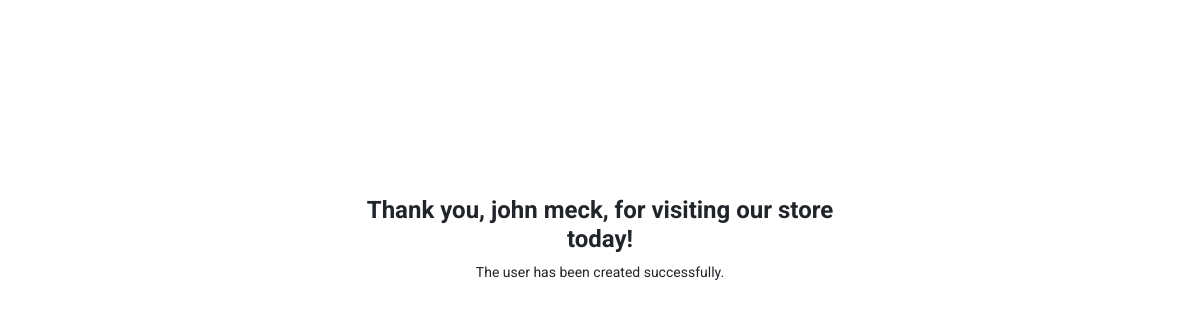
The page /user_created/ on the database as committed earlier.
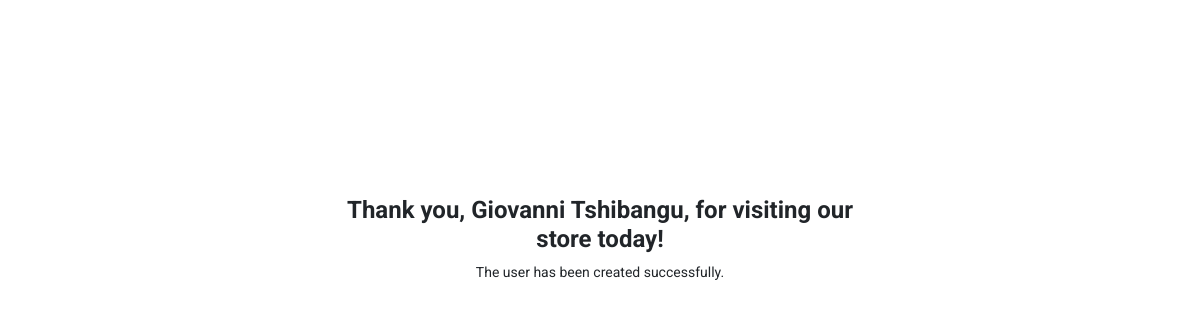
The same page on the database as committed later.
### smart_formApp/models.py (models this page shows, shortened)
class User(models.Model):
    first_name = models.CharField(max_length=100)
    last_name = models.CharField(max_length=100)
    email = models.EmailField()
    welcome_email = models.BooleanField(default=False)
    subscribe_to_newsletter = models.BooleanField(default=False,blank=True)
    created_at = models.DateTimeField(auto_now_add=True)

### smart_formApp/views.py (the view)
# urls.py: path('user_created/', views.user_created, name='user_created'),
def user_created(request):
    latest_user = User.objects.latest('created_at')
    context = {
        'first_name': latest_user.first_name,
        'last_name': latest_user.last_name,
    }
    return render(request, 'smartform/user_created.html', context=context)

### templates/smartform/user_created.html
{% extends 'base.html' %}
{% block body %}
  <div class="container top-m">
    <div class="row p-3">
      <div class="col-md-3">
      </div>
      <div class="col-md-6 text-center">
        <h4 class="fw-bold">Thank you, {{ first_name }} {{ last_name }}, for visiting our store today!</h4>
        <p>The user has been created successfully.</p>
      </div>
      <div class="col-md-3">
      </div>
    </div>
  </div>
{% endblock %}

Rows that differ between the two databases and show on the page:
removed User: first_name "john", last_name "meck"
added User: first_name "Giovanni", last_name "Tshibangu"
